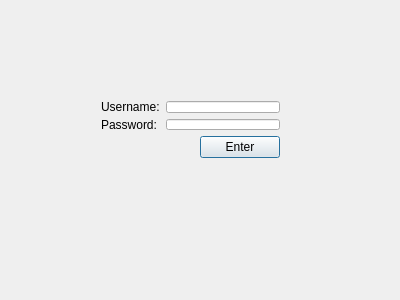
<?xml version="1.0" encoding="UTF-8"?>
<ui version="4.0">
 <class>CreateAccount</class>
 <widget class="QDialog" name="CreateAccount">
  <property name="geometry">
   <rect>
    <x>0</x>
    <y>0</y>
    <width>400</width>
    <height>300</height>
   </rect>
  </property>
  <property name="windowTitle">
   <string>CreateAccount</string>
  </property>
  <widget class="QWidget" name="layoutWidget">
   <property name="geometry">
    <rect>
     <x>90</x>
     <y>90</y>
     <width>201</width>
     <height>79</height>
    </rect>
   </property>
   <layout class="QGridLayout" name="gridLayout_2">
    <item row="0" column="0" colspan="2">
     <layout class="QGridLayout" name="gridLayout">
      <item row="0" column="0">
       <widget class="QLabel" name="usernameLabel">
        <property name="text">
         <string>Username:</string>
        </property>
       </widget>
      </item>
      <item row="0" column="1">
       <widget class="QLineEdit" name="emailEdit"/>
      </item>
      <item row="1" column="0">
       <widget class="QLabel" name="label_2">
        <property name="text">
         <string>Password:</string>
        </property>
       </widget>
      </item>
      <item row="1" column="1">
       <widget class="QLineEdit" name="passwordEdit">
        <property name="echoMode">
         <enum>QLineEdit::Password</enum>
        </property>
       </widget>
      </item>
     </layout>
    </item>
    <item row="1" column="0">
     <spacer name="horizontalSpacer">
      <property name="orientation">
       <enum>Qt::Horizontal</enum>
      </property>
      <property name="sizeHint" stdset="0">
       <size>
        <width>118</width>
        <height>20</height>
       </size>
      </property>
     </spacer>
    </item>
    <item row="1" column="1">
     <widget class="QPushButton" name="enterButton">
      <property name="text">
       <string>Enter</string>
      </property>
     </widget>
    </item>
   </layout>
  </widget>
 </widget>
 <layoutdefault spacing="6" margin="11"/>
 <resources/>
 <connections/>
</ui>
